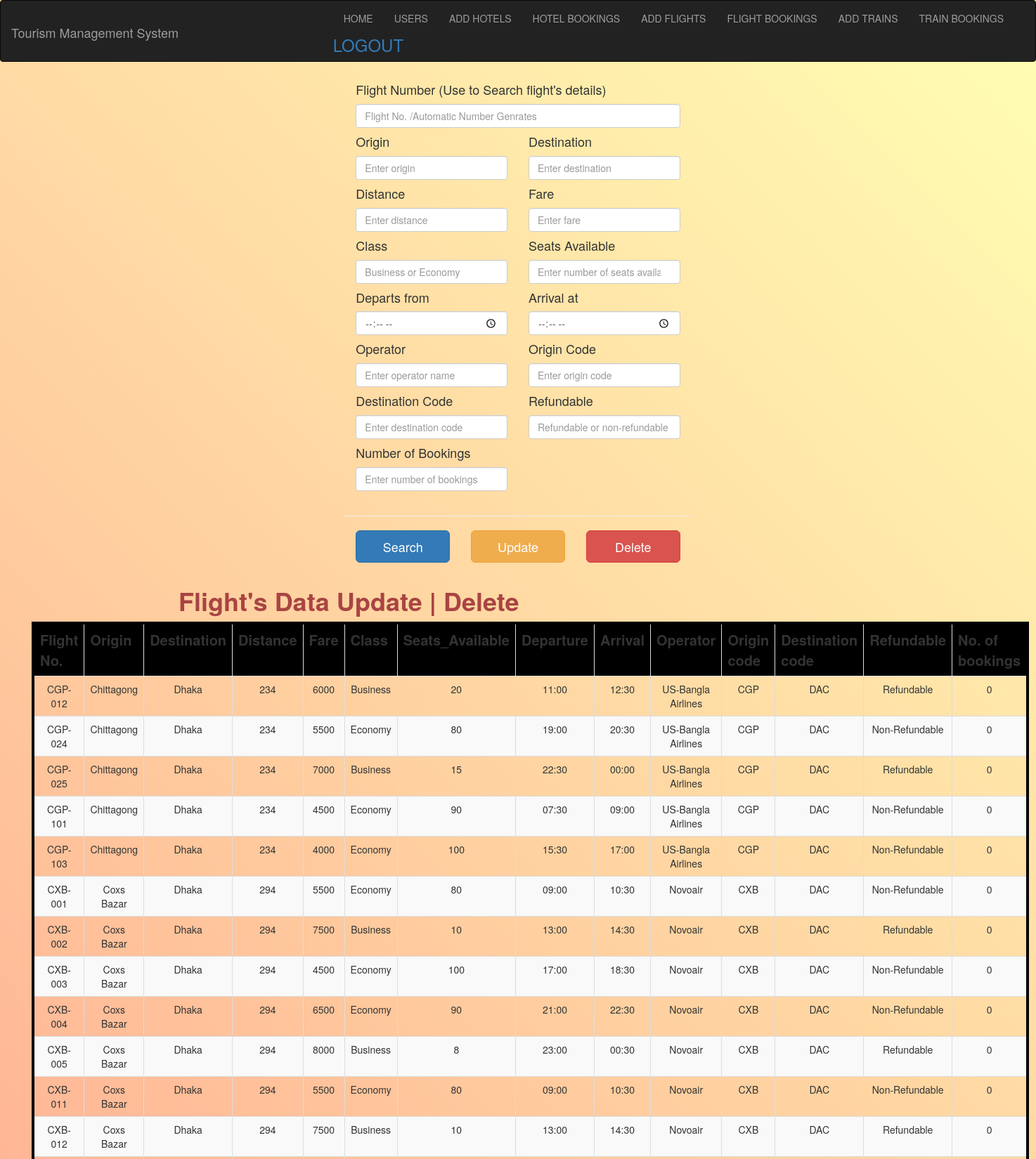
The page /Management/flights_update.php (upper part) on the database its author committed.
### tables this page shows
CREATE TABLE `flights` (
  `flight_no` varchar(10) NOT NULL,
  `origin` varchar(25) NOT NULL,
  `destination` varchar(25) NOT NULL,
  `distance` int(10) NOT NULL,
  `fare` float NOT NULL,
  `class` varchar(10) NOT NULL,
  `seats_available` int(5) NOT NULL,
  `departs` varchar(10) NOT NULL,
  `arrives` varchar(10) NOT NULL,
  `operator` varchar(25) NOT NULL,
  `origin_code` varchar(10) NOT NULL,
  `destination_code` varchar(10) NOT NULL,
  `refundable` varchar(20) NOT NULL,
  `noOfBookings` int(10) NOT NULL
);

### Management/flights_update.php (the view, shortened to what this page needs)
<!Doctype html>
<html>
<head>
    	<link href="css/bootstrap.min.css" rel="stylesheet">
    	<link href="https://maxcdn.bootstrapcdn.com/font-awesome/4.7.0/css/font-awesome.min.css" rel="stylesheet">
		<link rel="stylesheet" href="https://maxcdn.bootstrapcdn.com/bootstrap/3.3.7/css/bootstrap.min.css">
</head>
<?php
$flight_no="";
$origin="";
$destination="";
$distance="";
$fare="";
$class="";
$seats_available="";
$departs="";
$arrives="";
$operator="";
$origin_code="";
$destination_code="";
$refundable="";
$noOfBookings="";
?>
<body>
	<div class="container-fliud">
        <nav class="navbar navbar-inverse">
  <div class="container-fluid">
    <div class="navbar-header">
      <h1 class="navbar-brand"> Tourism Management System</h1>
    </div>
     <div class="collapse navbar-collapse" id="nav">
    <ul class="nav navbar-nav" style="float:right">
        <li><a href="Home.php">HOME</a></li>
		<li><a href="users_add.php">USERS</a></li>
              <li><a href="hotels_add.php">ADD HOTELS</a></li>
              <li><a href="hotelbookings_view.php">HOTEL BOOKINGS</a></li>
              <li><a href="flights_add.php">ADD FLIGHTS</a></li>
              <li><a href="flightbookings_view.php">FLIGHT BOOKINGS</a></li>
              <li><a href="trains_add.php">ADD TRAINS</a></li>
              <li><a href="trainbookings_view.php">TRAIN BOOKINGS</a></li>
			  <h3><a href="adminLogout.php">LOGOUT</a></h3>
    </ul>
  </div>
</div>
</nav>
</div>
	  <div class="container-fluid" >
	  <div class="row mx-5 my-5" style="display: flex;
  justify-content: center;">
	    <div class="col-lg-4">
         <form method ="post"   action="">
  <h4>Flight Number (Use to Search flight's details)</h4>
  <input type="text" name="flight_no"  class="form-control" placeholder="Flight No. /Automatic Number Genrates" value="<?php echo($flight_no);?>">
	<div class="form-group row">
	<div class="col-xs-6">
		<h4>Origin</h4>
	<input type="text" name="origin" class="form-control" placeholder="Enter origin" value="<?php echo($origin);?>">
</div>
<div class="col-xs-6">
	<h4>Destination</h4>
	<input type="text" name="destination" class="form-control" placeholder="Enter destination" value="<?php echo($destination);?>">
</div>
<div class="col-xs-6">
	<h4>Distance</h4>
	<input type="number" name="distance" class="form-control" placeholder="Enter distance" value="<?php echo($distance);?>">
</div>
<div class="col-xs-6">
<h4>Fare</h4>
	<input type="number" name="fare" class="form-control" placeholder="Enter fare" value="<?php echo($fare);?>">
</div>
<div class="col-xs-6">
	<h4>Class</h4>
	<input type="text" class="form-control" name="class"  placeholder="Business or Economy" value="<?php echo($class);?>">
</div>
	<div class="col-xs-6">
		<h4>Seats Available</h4>
  <input type="number" name="seats_available" class="form-control" placeholder="Enter number of seats available" value="<?php echo($seats_available);?>">
</div>
<div class="col-xs-6">
	<h4>Departs from</h4>
<input type="time" name="departs" class="form-control" placeholder="Enter departure" value="<?php echo($departs);?>">
</div>
<div class="col-xs-6">
	<h4>Arrival at</h4>
<input type="time" name="arrives" class="form-control" placeholder="Enter arrival" value="<?php echo($arrives);?>">
</div>
<div class="col-xs-6">
	<h4>Operator</h4>
<input type="text" name="operator" class="form-control" placeholder="Enter operator name" value="<?php echo($operator);?>">
</div>
<div class="col-xs-6">
	<h4>Origin Code</h4>
<input type="text" name="origin_code" class="form-control" placeholder="Enter origin code" value="<?php echo($origin_code);?>">
</div>
<div class="col-xs-6">
	<h4>Destination Code</h4>
<input type="text" name="destination_code" class="form-control" placeholder="Enter destination code" value="<?php echo($destination_code);?>">
</div>
<div class="col-xs-6">
	<h4>Refundable</h4>
<input type="text" name="refundable" class="form-control" placeholder="Refundable or non-refundable" value="<?php echo($refundable);?>">
</div>
<div class="col-xs-6">
	<h4>Number of Bookings</h4>
<input type="number" name="noOfBookings" class="form-control" placeholder="Enter number of bookings" value="<?php echo($noOfBookings);?>">
</div>
</div>
		<div class="form-group row">
		<hr/>
		<div class="col-xs-4">
				<input type="submit" class="btn btn-primary btn-block btn-lg" name="search" value="Search">
			</div>
			<div class="col-xs-4">
					<input type="submit" class="btn btn-warning btn-block btn-lg" name="update" value="Update">
				</div>
				<div class="col-xs-4">
		<input type="submit" class="btn btn-danger btn-block btn-lg" name="delete" value="Delete">
	</div>
</div>
</form>
</div>
</div>
    <div class="col-lg-8">
			<h1 class="text-danger text-center" style="font-weight:bold">Flight's Data Update | Delete </h1>
<?php
$servername = "localhost";
$username = "root";
$password = "";
$dbname = "projectmeteor";
$conn = new mysqli($servername, $username, $password, $dbname);
$sql = "SELECT flight_no,origin,destination,distance,fare,class,seats_available,departs,arrives,operator,origin_code,destination_code,refundable,noOfBookings FROM flights";
$result = $conn->query($sql);
echo "<div class='col-xs-6'>
<table class='table table-striped table-bordered table-hover py-5' style='width:200%; border: 4px solid black; text:white; text-align: center;'>
<tr class='text-centre text-white'style='font-size:20px; background:black;'>
<th>Flight No.</th>
<th>Origin</th>
<th>Destination</th>
<th>Distance</th>
<th>Fare</th>
<th>Class</th>
<th>Seats_Available</th>
<th>Departure</th>
<th>Arrival</th>
<th>Operator</th>
<th>Origin code</th>
<th>Destination code</th>
<th>Refundable</th>
<th>No. of bookings</th>
</tr>
</div>";
if ($result->num_rows > 0) {
    while($row = $result->fetch_assoc()) {
       echo "<tr>";
echo "<td>" . $row['flight_no'] . "</td>";
echo "<td>" . $row['origin'] . "</td>";
echo "<td>" . $row['destination'] . "</td>";
echo "<td>" . $row['distance'] . "</td>";
echo "<td>" . $row['fare'] . "</td>";
echo "<td>" . $row['class'] . "</td>";
echo "<td>" . $row['seats_available'] . "</td>";
echo "<td>" . $row['departs'] . "</td>";
echo "<td>" . $row['arrives'] . "</td>";
echo "<td>" . $row['operator'] . "</td>";
echo "<td>" . $row['origin_code'] . "</td>";
echo "<td>" . $row['destination_code'] . "</td>";
echo "<td>" . $row['refundable'] . "</td>";
echo "<td>" . $row['noOfBookings'] . "</td>";
echo "</tr>";
    }
} else {
    echo "0 results";
}
?>
</div>
</div>
</body>
</html>

### Management/flights_update.php (style rules this page uses)
body { background: linear-gradient(45deg, #ff8080, #ffffb3); height: 100%; margin: 0; background-repeat: no-repeat; background-attachment: fixed; width:100%; }

### rows shown on the page
flights: flight_no "CGP-012", origin "Chittagong", destination "Dhaka", distance "234", fare "6000", class "Business", seats_available "20", departs "11:00", arrives "12:30", operator "US-Bangla Airlines", origin_code "CGP", destination_code "DAC", refundable "Refundable", noOfBookings "0"
flights: flight_no "CGP-024", origin "Chittagong", destination "Dhaka", distance "234", fare "5500", class "Economy", seats_available "80", departs "19:00", arrives "20:30", operator "US-Bangla Airlines", origin_code "CGP", destination_code "DAC", refundable "Non-Refundable", noOfBookings "0"
flights: flight_no "CGP-025", origin "Chittagong", destination "Dhaka", distance "234", fare "7000", class "Business", seats_available "15", departs "22:30", arrives "00:00", operator "US-Bangla Airlines", origin_code "CGP", destination_code "DAC", refundable "Refundable", noOfBookings "0"
flights: flight_no "CGP-101", origin "Chittagong", destination "Dhaka", distance "234", fare "4500", class "Economy", seats_available "90", departs "07:30", arrives "09:00", operator "US-Bangla Airlines", origin_code "CGP", destination_code "DAC", refundable "Non-Refundable", noOfBookings "0"
flights: flight_no "CGP-103", origin "Chittagong", destination "Dhaka", distance "234", fare "4000", class "Economy", seats_available "100", departs "15:30", arrives "17:00", operator "US-Bangla Airlines", origin_code "CGP", destination_code "DAC", refundable "Non-Refundable", noOfBookings "0"
flights: flight_no "CXB-001", origin "Coxs Bazar", destination "Dhaka", distance "294", fare "5500", class "Economy", seats_available "80", departs "09:00", arrives "10:30", operator "Novoair", origin_code "CXB", destination_code "DAC", refundable "Non-Refundable", noOfBookings "0"
flights: flight_no "CXB-002", origin "Coxs Bazar", destination "Dhaka", distance "294", fare "7500", class "Business", seats_available "10", departs "13:00", arrives "14:30", operator "Novoair", origin_code "CXB", destination_code "DAC", refundable "Refundable", noOfBookings "0"
flights: flight_no "CXB-003", origin "Coxs Bazar", destination "Dhaka", distance "294", fare "4500", class "Economy", seats_available "100", departs "17:00", arrives "18:30", operator "Novoair", origin_code "CXB", destination_code "DAC", refundable "Non-Refundable", noOfBookings "0"
flights: flight_no "CXB-004", origin "Coxs Bazar", destination "Dhaka", distance "294", fare "6500", class "Economy", seats_available "90", departs "21:00", arrives "22:30", operator "Novoair", origin_code "CXB", destination_code "DAC", refundable "Non-Refundable", noOfBookings "0"
flights: flight_no "CXB-005", origin "Coxs Bazar", destination "Dhaka", distance "294", fare "8000", class "Business", seats_available "8", departs "23:00", arrives "00:30", operator "Novoair", origin_code "CXB", destination_code "DAC", refundable "Refundable", noOfBookings "0"
flights: flight_no "CXB-011", origin "Coxs Bazar", destination "Dhaka", distance "294", fare "5500", class "Economy", seats_available "80", departs "09:00", arrives "10:30", operator "Novoair", origin_code "CXB", destination_code "DAC", refundable "Non-Refundable", noOfBookings "0"
flights: flight_no "CXB-012", origin "Coxs Bazar", destination "Dhaka", distance "294", fare "7500", class "Business", seats_available "10", departs "13:00", arrives "14:30", operator "Novoair", origin_code "CXB", destination_code "DAC", refundable "Refundable", noOfBookings "0"
